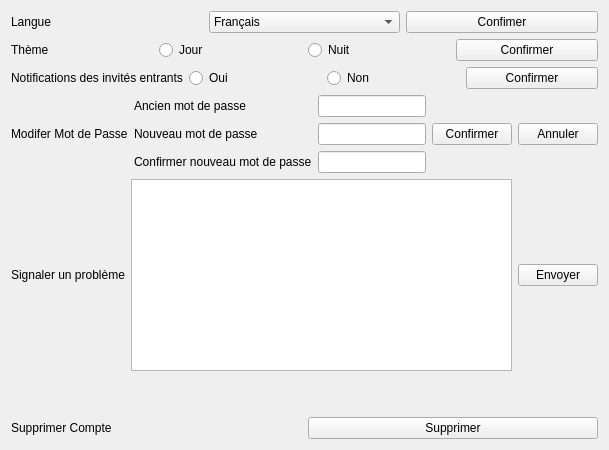
                  <widget class="QWidget" name="page_14">
                   <layout class="QHBoxLayout" name="horizontalLayout_122">
                    <item>
                     <layout class="QVBoxLayout" name="verticalLayout_47">
                      <item>
                       <layout class="QHBoxLayout" name="horizontalLayout_116">
                        <item>
                         <widget class="QLabel" name="label_15">
                          <property name="text">
                           <string>Langue</string>
                          </property>
                         </widget>
                        </item>
                        <item>
                         <widget class="QComboBox" name="comboBox_langue">
                          <item>
                           <property name="text">
                            <string>Français</string>
                           </property>
                          </item>
                          <item>
                           <property name="text">
                            <string>English</string>
                           </property>
                          </item>
                         </widget>
                        </item>
                        <item>
                         <widget class="QPushButton" name="confirmer_langue">
                          <property name="text">
                           <string>Confimer</string>
                          </property>
                         </widget>
                        </item>
                       </layout>
                      </item>
                      <item>
                       <layout class="QHBoxLayout" name="horizontalLayout_117">
                        <item>
                         <widget class="QLabel" name="label_16">
                          <property name="text">
                           <string>Thème</string>
                          </property>
                         </widget>
                        </item>
                        <item>
                         <widget class="QRadioButton" name="radioButton_jour">
                          <property name="text">
                           <string>Jour</string>
                          </property>
                         </widget>
                        </item>
                        <item>
                         <widget class="QRadioButton" name="radioButton_nuit">
                          <property name="text">
                           <string>Nuit</string>
                          </property>
                         </widget>
                        </item>
                        <item>
                         <widget class="QPushButton" name="confirmer_theme">
                          <property name="text">
                           <string>Confirmer</string>
                          </property>
                         </widget>
                        </item>
                       </layout>
                      </item>
                      <item>
                       <layout class="QHBoxLayout" name="horizontalLayout_118">
                        <item>
                         <widget class="QLabel" name="label_17">
                          <property name="text">
                           <string>Notifications des invités entrants</string>
                          </property>
                         </widget>
                        </item>
                        <item>
                         <widget class="QRadioButton" name="radioButton">
                          <property name="text">
                           <string>Oui</string>
                          </property>
                         </widget>
                        </item>
                        <item>
                         <widget class="QRadioButton" name="radioButton_2">
                          <property name="text">
                           <string>Non</string>
                          </property>
                         </widget>
                        </item>
                        <item>
                         <widget class="QPushButton" name="confirmer_notifications">
                          <property name="text">
                           <string>Confirmer</string>
                          </property>
                         </widget>
                        </item>
                       </layout>
                      </item>
                      <item>
                       <layout class="QHBoxLayout" name="horizontalLayout_119">
                        <item>
                         <widget class="QLabel" name="label_18">
                          <property name="text">
                           <string>Modifer Mot de Passe</string>
                          </property>
                         </widget>
                        </item>
                        <item>
                         <layout class="QFormLayout" name="formLayout_13">
                          <item row="0" column="0">
                           <widget class="QLabel" name="ancienMotDePasseLabel">
                            <property name="text">
                             <string>Ancien mot de passe</string>
                            </property>
                           </widget>
                          </item>
                          <item row="0" column="1">
                           <widget class="QLineEdit" name="ancienMotDePasseLineEdit"/>
                          </item>
                          <item row="1" column="0">
                           <widget class="QLabel" name="nouveauMotDePasseLabel">
                            <property name="text">
                             <string>Nouveau mot de passe</string>
                            </property>
                           </widget>
                          </item>
                          <item row="1" column="1">
                           <widget class="QLineEdit" name="nouveauMotDePasseLineEdit"/>
                          </item>
                          <item row="2" column="0">
                           <widget class="QLabel" name="confirmerNouveauMotDePasseLabel">
                            <property name="text">
                             <string>Confirmer nouveau mot de passe</string>
                            </property>
                           </widget>
                          </item>
                          <item row="2" column="1">
                           <widget class="QLineEdit" name="confirmerNouveauMotDePasseLineEdit"/>
                          </item>
                         </layout>
                        </item>
                        <item>
                         <layout class="QVBoxLayout" name="verticalLayout_48"/>
                        </item>
                        <item>
                         <widget class="QPushButton" name="confirmer_chan_mdp">
                          <property name="text">
                           <string>Confirmer</string>
                          </property>
                         </widget>
                        </item>
                        <item>
                         <widget class="QPushButton" name="annuler_chan_mdp">
                          <property name="text">
                           <string>Annuler</string>
                          </property>
                         </widget>
                        </item>
                       </layout>
                      </item>
                      <item>
                       <layout class="QHBoxLayout" name="horizontalLayout_120">
                        <item>
                         <widget class="QLabel" name="label_19">
                          <property name="text">
                           <string>Signaler un problème</string>
                          </property>
                         </widget>
                        </item>
                        <item>
                         <widget class="QPlainTextEdit" name="plainTextEdit_probleme"/>
                        </item>
                        <item>
                         <widget class="QPushButton" name="pushButton_4">
                          <property name="text">
                           <string>Envoyer</string>
                          </property>
                         </widget>
                        </item>
                       </layout>
                      </item>
                      <item>
                       <spacer name="verticalSpacer_5">
                        <property name="orientation">
                         <enum>Qt::Vertical</enum>
                        </property>
                        <property name="sizeHint" stdset="0">
                         <size>
                          <width>20</width>
                          <height>40</height>
                         </size>
                        </property>
                       </spacer>
                      </item>
                      <item>
                       <layout class="QHBoxLayout" name="horizontalLayout_121">
                        <item>
                         <widget class="QLabel" name="label_20">
                          <property name="text">
                           <string>Supprimer Compte</string>
                          </property>
                         </widget>
                        </item>
                        <item>
                         <widget class="QPushButton" name="pushButton_3">
                          <property name="text">
                           <string>Supprimer</string>
                          </property>
                         </widget>
                        </item>
                       </layout>
                      </item>
                     </layout>
                    </item>
                   </layout>
                  </widget>
